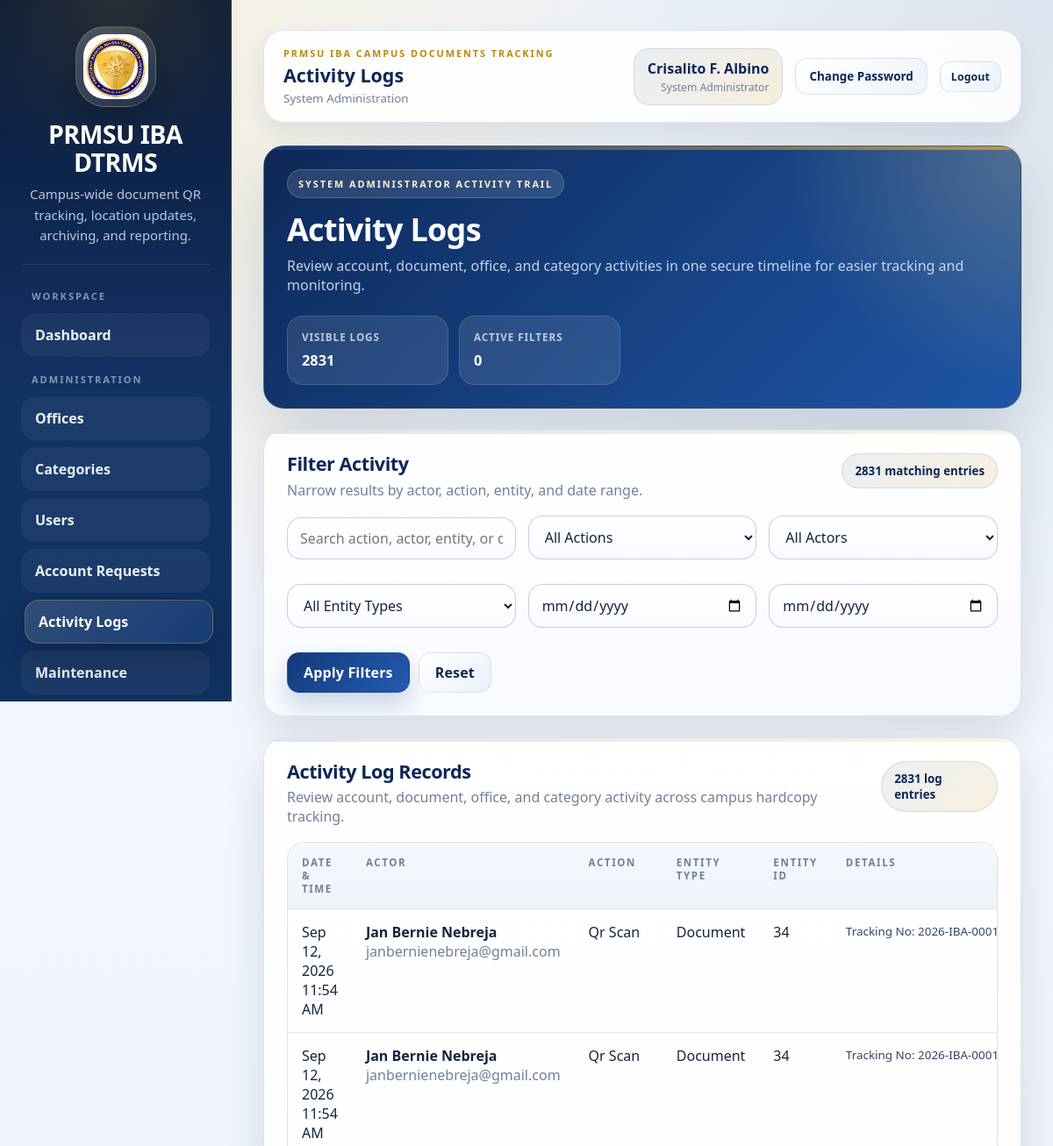
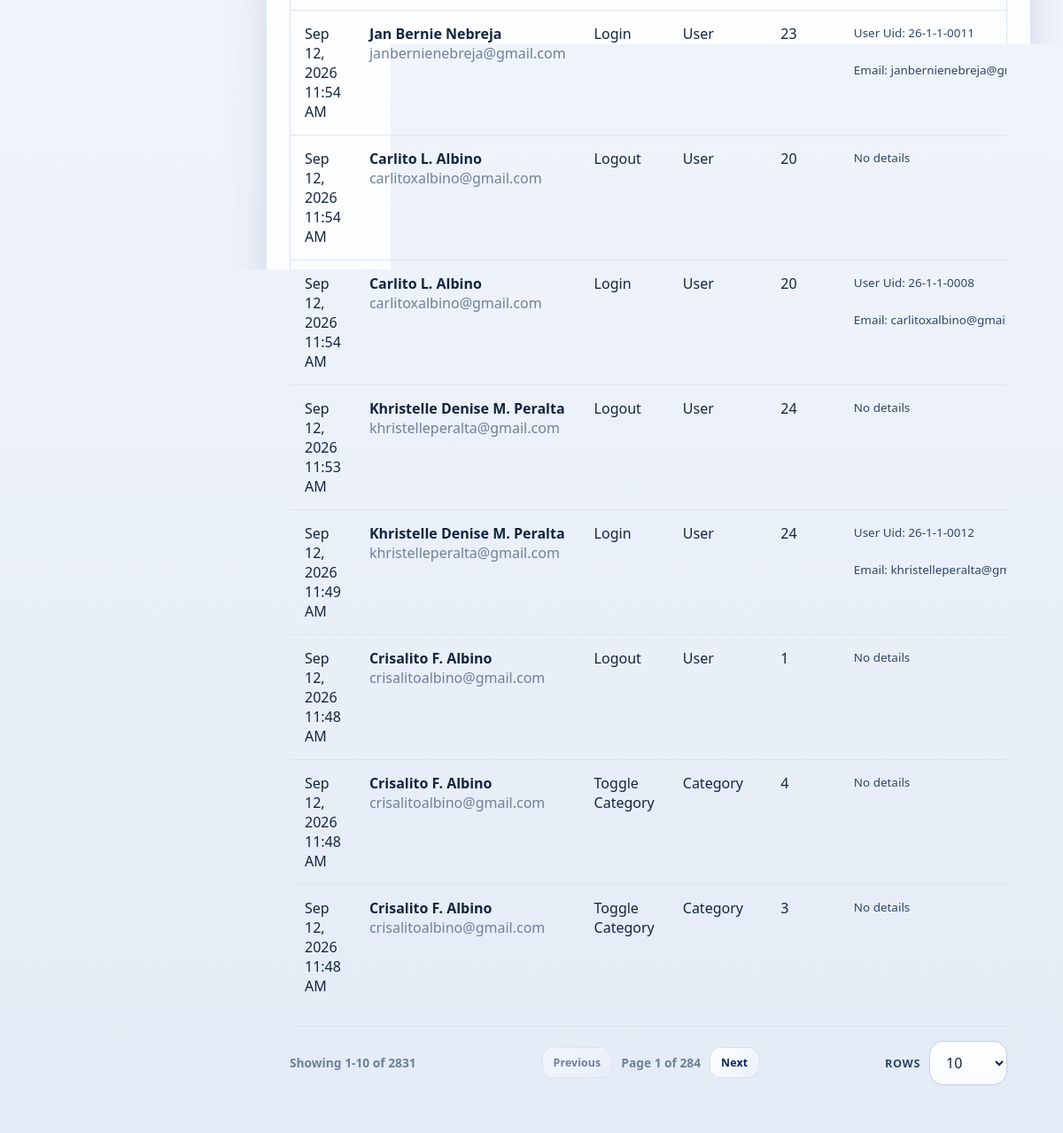
Page /logs/index.php (signed in) on the committed database (2 pictures, top to bottom).
### tables this page shows
CREATE TABLE IF NOT EXISTS `users` (
  `id` int unsigned NOT NULL AUTO_INCREMENT,
  `user_uid` varchar(20) DEFAULT NULL,
  `full_name` varchar(150) NOT NULL,
  `email` varchar(150) NOT NULL,
  `password_hash` varchar(255) NOT NULL,
  `role` varchar(30) NOT NULL DEFAULT 'office_staff',
  `office_id` int unsigned DEFAULT NULL,
  `office_name` varchar(150) DEFAULT NULL,
  `is_active` tinyint(1) NOT NULL DEFAULT '1',
  `must_change_password` tinyint(1) NOT NULL DEFAULT '0',
  `created_at` datetime NOT NULL DEFAULT CURRENT_TIMESTAMP,
  PRIMARY KEY (`id`),
  UNIQUE KEY `email` (`email`),
  UNIQUE KEY `idx_users_user_uid` (`user_uid`),
  KEY `idx_users_office_id` (`office_id`)
);

CREATE TABLE IF NOT EXISTS `offices` (
  `id` int unsigned NOT NULL AUTO_INCREMENT,
  `name` varchar(150) NOT NULL,
  `code` varchar(20) NOT NULL,
  `trunk_line` varchar(50) DEFAULT NULL,
  `local_number` varchar(50) DEFAULT NULL,
  `is_active` tinyint(1) NOT NULL DEFAULT '1',
  `created_at` datetime NOT NULL DEFAULT CURRENT_TIMESTAMP,
  PRIMARY KEY (`id`),
  UNIQUE KEY `name` (`name`),
  UNIQUE KEY `code` (`code`)
);

CREATE TABLE IF NOT EXISTS `audit_logs` (
  `id` bigint unsigned NOT NULL AUTO_INCREMENT,
  `user_id` int unsigned DEFAULT NULL,
  `action` varchar(50) NOT NULL,
  `entity_type` varchar(50) NOT NULL,
  `entity_id` int unsigned DEFAULT NULL,
  `details` text,
  `ip_address` varchar(45) DEFAULT NULL,
  `created_at` datetime NOT NULL DEFAULT CURRENT_TIMESTAMP,
  PRIMARY KEY (`id`),
  KEY `idx_audit_entity` (`entity_type`,`entity_id`),
  KEY `idx_audit_user` (`user_id`),
  CONSTRAINT `fk_audit_user` FOREIGN KEY (`user_id`) REFERENCES `users` (`id`) ON DELETE SET NULL
);

### config/config.php (called while the page is built, shortened)
<?php
function db(): PDO
{
    static $pdo = null;
    if ($pdo instanceof PDO) {
        return $pdo;
    }
    $dsn = sprintf('mysql:host=%s;port=%s;dbname=%s;charset=utf8mb4', DB_HOST, DB_PORT, DB_NAME);
    $options = [
        PDO::ATTR_ERRMODE => PDO::ERRMODE_EXCEPTION,
        PDO::ATTR_DEFAULT_FETCH_MODE => PDO::FETCH_ASSOC,
        PDO::ATTR_EMULATE_PREPARES => false,
    ];
    $pdo = new PDO($dsn, DB_USER, DB_PASS, $options);
    $pdo->exec('SET time_zone = ' . $pdo->quote(DB_TIMEZONE_OFFSET));
    return $pdo;
}

### includes/auth.php (called while the page is built, shortened)
<?php
require_once __DIR__ . '/functions.php';
if (!system_is_ready()) {
    set_flash('error', database_unavailable_message());
    redirect('/auth/login.php');
}
refresh_current_user();

### logs/index.php (the view, shortened to what this page needs)
<?php
require_once __DIR__ . '/../includes/auth.php';
$pageTitle = 'Activity Logs';
$q = input_string($_GET['q'] ?? '');
$dateFrom = input_date($_GET['date_from'] ?? '');
$dateTo = input_date($_GET['date_to'] ?? '');
$page = pagination_page_from_request();
$perPage = pagination_per_page_from_request();
$sql = 'SELECT a.*, u.full_name AS actor_name, u.email AS actor_email
        FROM audit_logs a
        LEFT JOIN users u ON u.id = a.user_id
        WHERE 1 = 1';
$params = [];
$countStmt = db()->prepare('SELECT COUNT(*) FROM (' . $sql . ') AS filtered_logs');
$countStmt->execute($params);
$totalLogs = (int) $countStmt->fetchColumn();
$page = min($page, pagination_total_pages($totalLogs, $perPage));
$sql .= ' ORDER BY a.created_at DESC, a.id DESC LIMIT ' . $perPage . ' OFFSET ' . pagination_offset($page, $perPage);
$stmt = db()->prepare($sql);
$stmt->execute($params);
$logs = $stmt->fetchAll();
$activeFilterCount = 0;
require_once __DIR__ . '/../includes/header.php';
?>
<div class="card page-hero page-hero-compact">
    <div class="page-hero-main">
        <div>
            <div class="hero-eyebrow">System Administrator Activity Trail</div>
            <h2>Activity Logs</h2>
            <p class="muted">Review account, document, office, and category activities in one secure timeline for easier tracking and monitoring.</p>
        </div>
        <div class="hero-summary">
            <div class="hero-summary-item">
                <span>Visible Logs</span>
                <strong><?= (int) $totalLogs ?></strong>
            </div>
            <div class="hero-summary-item">
                <span>Active Filters</span>
                <strong><?= $activeFilterCount ?></strong>
            </div>
        </div>
    </div>
</div>
<div class="card no-print">
    <div class="section-heading filter-intro">
        <div>
            <h2>Filter Activity</h2>
            <p class="muted">Narrow results by actor, action, entity, and date range.</p>
        </div>
        <div class="record-count"><?= (int) $totalLogs ?> matching entr<?= $totalLogs === 1 ? 'y' : 'ies' ?></div>
    </div>
    <form method="get" class="filter-grid">
        <input type="text" name="q" placeholder="Search action, actor, entity, or details" value="<?= e($q) ?>">
        <select name="action">
            <option value="">All Actions</option>
        </select>
        <select name="user_id">
            <option value="0">All Actors</option>
        </select>
        <select name="entity_type">
            <option value="">All Entity Types</option>
        </select>
        <input type="date" name="date_from" value="<?= e($dateFrom) ?>">
        <input type="date" name="date_to" value="<?= e($dateTo) ?>">
        <div class="actions">
            <button class="btn" type="submit">Apply Filters</button>
            <a class="btn btn-secondary" href="<?= BASE_URL ?>/logs/index.php">Reset</a>
        </div>
    </form>
</div>
<div class="card">
    <div class="section-heading">
        <div>
            <h2>Activity Log Records</h2>
            <p class="muted">Review account, document, office, and category activity across campus hardcopy tracking.</p>
        </div>
        <div class="record-count"><?= (int) $totalLogs ?> log entr<?= $totalLogs === 1 ? 'y' : 'ies' ?></div>
    </div>
    <div class="table-wrap">
        <table>
            <thead>
                <tr>
                    <th>Date & Time</th>
                    <th>Actor</th>
                    <th>Action</th>
                    <th>Entity Type</th>
                    <th>Entity ID</th>
                    <th>Details</th>
                </tr>
            </thead>
            <tbody>
            <?php if (!$logs): ?>
                <tr><td colspan="7"><div class="empty-state">No activity logs match the current filters.</div></td></tr>
            <?php else: ?>
                <?php foreach ($logs as $log): ?>
                    <tr>
                        <td><?= e(format_datetime($log['created_at'])) ?></td>
                        <td>
                            <strong><?= e($log['actor_name'] ?? 'System') ?></strong>
                            <div class="muted"><?= e($log['actor_email'] ?? 'No linked account') ?></div>
                        </td>
                        <td><?= e(audit_log_label((string) $log['action'])) ?></td>
                        <td><?= e(audit_log_label((string) $log['entity_type'])) ?></td>
                        <td><?= $log['entity_id'] !== null ? (int) $log['entity_id'] : '-' ?></td>
                        <td><div class="log-details"><?= nl2br(e(format_audit_log_details($log['details']))) ?></div></td>
                    </tr>
                <?php endforeach; ?>
            <?php endif; ?>
            </tbody>
        </table>
    </div>
    <?= render_pagination_controls($totalLogs, $page, $perPage) ?>
</div>
<?php require_once __DIR__ . '/../includes/footer.php'; ?>

### includes/header.php (shortened to what this page needs)
<?php
$user = current_user();
$changePasswordRequired = $user && (int) ($user['must_change_password'] ?? 0) === 1;
$changePasswordActive = current_path() === BASE_URL . '/auth/change_password.php';
?>
<!DOCTYPE html>
<html lang="en">
<head>
    <link rel="stylesheet" href="<?= BASE_URL ?>/assets/css/style.css?v=<?= filemtime(ROOT_PATH . '/assets/css/style.css') ?>">
</head>
<body>
<div class="app-shell">
    <aside class="sidebar" id="app-sidebar">
        <div class="sidebar-brand">
            <div class="brand-logo-pair">
                <?php foreach (app_brand_logos() as $logo): ?>
                    <img class="brand-logo sidebar-logo" src="<?= e($logo['src']) ?>" alt="<?= e($logo['alt']) ?>">
                <?php endforeach; ?>
            </div>
            <div class="sidebar-brand-copy">
                <h1><?= e(APP_NAME) ?></h1>
                <p class="sidebar-subtitle">Campus-wide document QR tracking, location updates, archiving, and reporting.</p>
            </div>
        </div>
        <?php if ($user): ?>
            <nav class="nav">
                <div class="nav-group">
                    <div class="nav-group-label">Workspace</div>
                    <a class="<?= nav_is_active(['/dashboard.php']) ? 'active' : '' ?>" href="<?= BASE_URL ?>/dashboard.php">Dashboard</a>
                </div>
                <?php if (can_manage_system_settings()): ?>
                    <div class="nav-group">
                        <div class="nav-group-label">Administration</div>
                        <a class="<?= nav_is_active(['/units/', '/offices/']) ? 'active' : '' ?>" href="<?= BASE_URL ?>/units/index.php">Offices</a>
                        <a class="<?= nav_is_active(['/categories/']) ? 'active' : '' ?>" href="<?= BASE_URL ?>/categories/index.php">Categories</a>
                        <a class="<?= nav_is_active(['/users/']) ? 'active' : '' ?>" href="<?= BASE_URL ?>/users/index.php">Users</a>
                        <a class="<?= nav_is_active(['/admin/account-requests.php']) ? 'active' : '' ?>" href="<?= BASE_URL ?>/admin/account-requests.php">Account Requests</a>
                        <a class="<?= nav_is_active(['/logs/']) ? 'active' : '' ?>" href="<?= BASE_URL ?>/logs/index.php">Activity Logs</a>
                        <a class="<?= nav_is_active(['/admin/health.php']) ? 'active' : '' ?>" href="<?= BASE_URL ?>/admin/health.php">Maintenance</a>
                    </div>
                <?php endif; ?>
            </nav>
        <?php endif; ?>
    </aside>
    <main class="main-content">
        <header class="topbar no-print">
            <div class="topbar-left">
                <div class="topbar-page">
                    <div class="topbar-kicker">PRMSU Iba Campus Documents Tracking</div>
                    <strong class="topbar-title"><?= e($pageTitle ?? APP_NAME) ?></strong>
                    <?php if ($user && !empty($user['office_name'])): ?>
                        <div class="topbar-subtitle"><?= e($user['office_name']) ?></div>
                    <?php endif; ?>
                </div>
            </div>
            <?php if ($user): ?>
                <div class="topbar-right">
                    <div class="user-pill">
                        <strong><?= e($user['full_name']) ?></strong>
                        <span><?= e(role_label($user['role'])) ?></span>
                    </div>
                    <a
                        class="account-link<?= $changePasswordActive ? ' active' : '' ?><?= $changePasswordRequired ? ' required' : '' ?>"
                        href="<?= BASE_URL ?>/auth/change_password.php"
                    >
                        Change Password
                    </a>
                    <form method="post" action="<?= BASE_URL ?>/auth/logout.php" class="inline" data-confirm="Are you sure you want to log out?">
                        <button class="btn btn-sm btn-secondary" type="submit">Logout</button>
                    </form>
                </div>
            <?php endif; ?>
        </header>

### rows in the picture
users: office.name "System Administration", full_name "Crisalito F. Albino", role "System Administrator"
audit_logs: created_at "Sep 12, 2026 11:54 AM", user.full_name "Jan Bernie Nebreja", user.email "janbernienebreja@gmail.com", action "Qr Scan", entity_type "Document", entity "34", details "Tracking No:…"
audit_logs: created_at "Sep 12, 2026 11:54 AM", user.full_name "Jan Bernie Nebreja", user.email "janbernienebreja@gmail.com", action "Qr Scan", entity_type "Document", entity "34", details "Tracking No:…"
audit_logs: created_at "Sep 12, 2026 11:54 AM", user.full_name "Jan Bernie Nebreja", user.email "janbernienebreja@gmail.com", action "Login", entity_type "User", entity "23", details "User Uid: 26-1-1-0011 Email:…"
audit_logs: created_at "Sep 12, 2026 11:54 AM", user.full_name "Carlito L. Albino", user.email "carlitoxalbino@gmail.com", action "Logout", entity_type "User", entity "20", details "No details"
audit_logs: created_at "Sep 12, 2026 11:54 AM", user.full_name "Carlito L. Albino", user.email "carlitoxalbino@gmail.com", action "Login", entity_type "User", entity "20", details "User Uid: 26-1-1-0008 Email:…"
audit_logs: created_at "Sep 12, 2026 11:53 AM", user.full_name "Khristelle Denise M. Peralta", user.email "khristelleperalta@gmail.com", action "Logout", entity_type "User", entity "24", details "No details"
audit_logs: created_at "Sep 12, 2026 11:49 AM", user.full_name "Khristelle Denise M. Peralta", user.email "khristelleperalta@gmail.com", action "Login", entity_type "User", entity "24", details "User Uid: 26-1-1-0012 Email:…"
audit_logs: created_at "Sep 12, 2026 11:48 AM", user.full_name "Crisalito F. Albino", user.email "crisalitoalbino@gmail.com", action "Logout", entity_type "User", entity "1", details "No details"
audit_logs: created_at "Sep 12, 2026 11:48 AM", user.full_name "Crisalito F. Albino", user.email "crisalitoalbino@gmail.com", action "Toggle Category", entity_type "Category", entity "4", details "No details"
audit_logs: created_at "Sep 12, 2026 11:48 AM", user.full_name "Crisalito F. Albino", user.email "crisalitoalbino@gmail.com", action "Toggle Category", entity_type "Category", entity "3", details "No details"

### other values in the picture
APP_NAME "PRMSU IBA DTRMS"
$pageTitle "Activity Logs"
$totalLogs "2831"
$activeFilterCount "0"
$from "1"
$to "10"
$total "2831"
$page "1"
$totalPages "284"
form field per_page "10"
